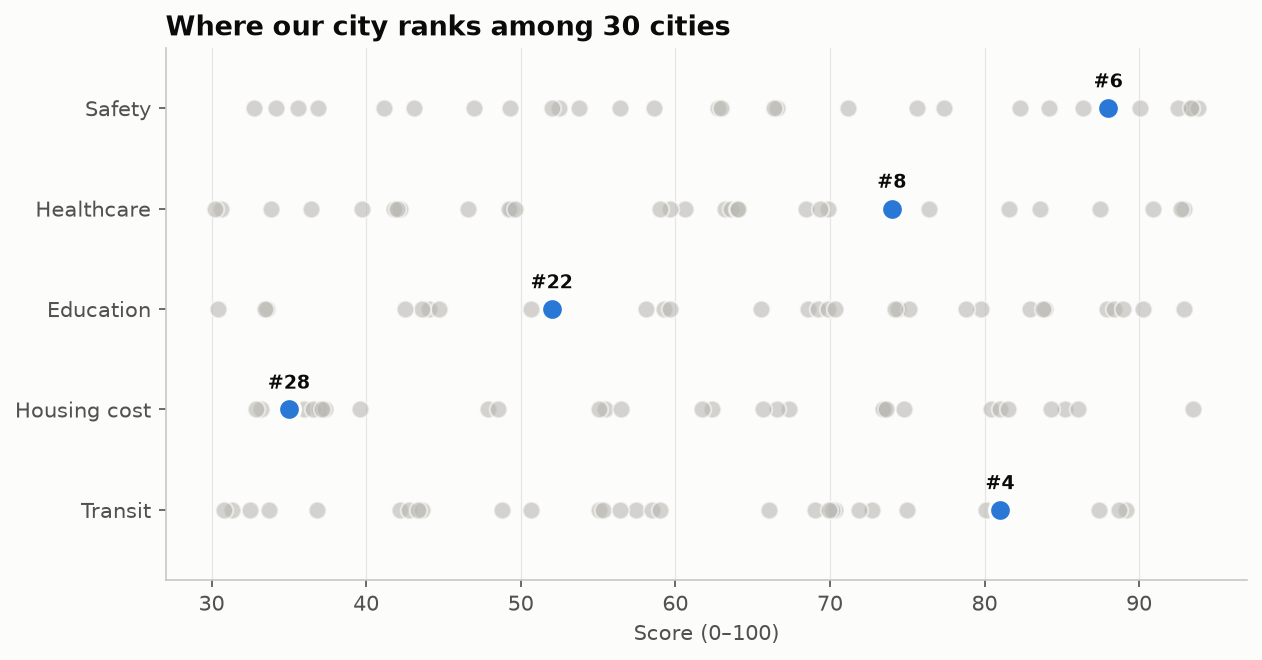

The Python source for this figure:
"""
Dot Strip Plot (rank position)  -  family: Ranking

DESIGN PURPOSE
Places every item as a dot along a single value axis, one strip per group,
with the item of interest highlighted. It shows where one entity ranks within
each of several measures.

WHEN TO USE
  - Show where one item (your city, your product) ranks across several metrics
  - Show a ranking where the spread of the whole field matters too

AVOID WHEN
  - There are no items worth highlighting (a box plot summarises spread
    better)
  - There are thousands of items per strip (dots merge)

ALTERNATIVES
  - Beeswarm plot
  - Small-multiple ordered bars

EXAMPLE
Scores of 30 cities on five liveability measures; 'Our city' is highlighted.

Run:  python dot_strip_plot.py
"""
import sys
from pathlib import Path

import numpy as np
import pandas as pd
import matplotlib.pyplot as plt

# Library style: categorical colors in fixed order, recessive axes, hairline grid.
PALETTE = ["#2a78d6", "#eb6834", "#1baf7a", "#eda100",
           "#e87ba4", "#008300", "#6250d6", "#e34948"]
SEQ_CMAP = "Blues"      # sequential: one hue, light -> dark
DIV_CMAP = "RdBu_r"     # diverging: two opposite hues, neutral midpoint
GRAY = "#b8b7b1"        # de-emphasised marks
plt.rcParams.update({
    "figure.figsize": (8, 4.8), "figure.dpi": 110, "figure.facecolor": "#fcfcfb",
    "axes.facecolor": "#fcfcfb", "axes.edgecolor": "#c9c8c3", "axes.linewidth": 0.8,
    "axes.spines.top": False, "axes.spines.right": False,
    "axes.grid": True, "grid.color": "#e6e5e1", "grid.linewidth": 0.6, "axes.axisbelow": True,
    "axes.prop_cycle": plt.cycler(color=PALETTE),
    "axes.titlesize": 13, "axes.titleweight": "bold", "axes.titlelocation": "left",
    "axes.labelcolor": "#52514e", "xtick.color": "#52514e", "ytick.color": "#52514e",
    "text.color": "#0b0b0b", "font.size": 10, "lines.linewidth": 2,
    "legend.frameon": False,
})

# --- Example data ------------------------------------------------------------
rng = np.random.default_rng(2)
metrics = ["Safety", "Healthcare", "Education", "Housing cost", "Transit"]
cities = [f"City {i}" for i in range(29)] + ["Our city"]
rows = [(c, m, rng.uniform(30, 95)) for c in cities for m in metrics]
df = pd.DataFrame(rows, columns=["city", "metric", "score"])
ours = {"Safety": 88, "Healthcare": 74, "Education": 52, "Housing cost": 35, "Transit": 81}
df.loc[df["city"] == "Our city", "score"] = df.loc[df["city"] == "Our city", "metric"].map(ours)
df["rank"] = df.groupby("metric")["score"].rank(ascending=False).astype(int)
df[df["city"] == "Our city"]

# --- Plot --------------------------------------------------------------------
fig, ax = plt.subplots(figsize=(8.5, 4.5))
for y, m in enumerate(metrics):
    g = df[df["metric"] == m]
    others = g[g["city"] != "Our city"]
    ax.scatter(others["score"], np.full(len(others), y), s=70, color=GRAY, alpha=0.6,
               edgecolor="#fcfcfb", linewidth=1)
    me = g[g["city"] == "Our city"].iloc[0]
    ax.scatter(me["score"], y, s=110, color=PALETTE[0], zorder=3, edgecolor="#fcfcfb", linewidth=1.5)
    ax.annotate(f"#{me['rank']}", (me["score"], y), xytext=(0, 10), textcoords="offset points",
                ha="center", fontsize=9, color="#0b0b0b", weight="bold")
ax.set_yticks(range(len(metrics)), metrics)
ax.set_ylim(-0.6, len(metrics) - 0.3)
ax.invert_yaxis()
ax.set_xlabel("Score (0–100)")
ax.set_title("Where our city ranks among 30 cities")
ax.grid(axis="y", visible=False)
fig.tight_layout()

# --- Save / show -------------------------------------------------------------
out = Path(__file__).with_name(Path(__file__).stem + ".png")
fig.savefig(out, dpi=150, bbox_inches="tight")
print(f"saved {out}")
if "--no-show" not in sys.argv:
    plt.show()
